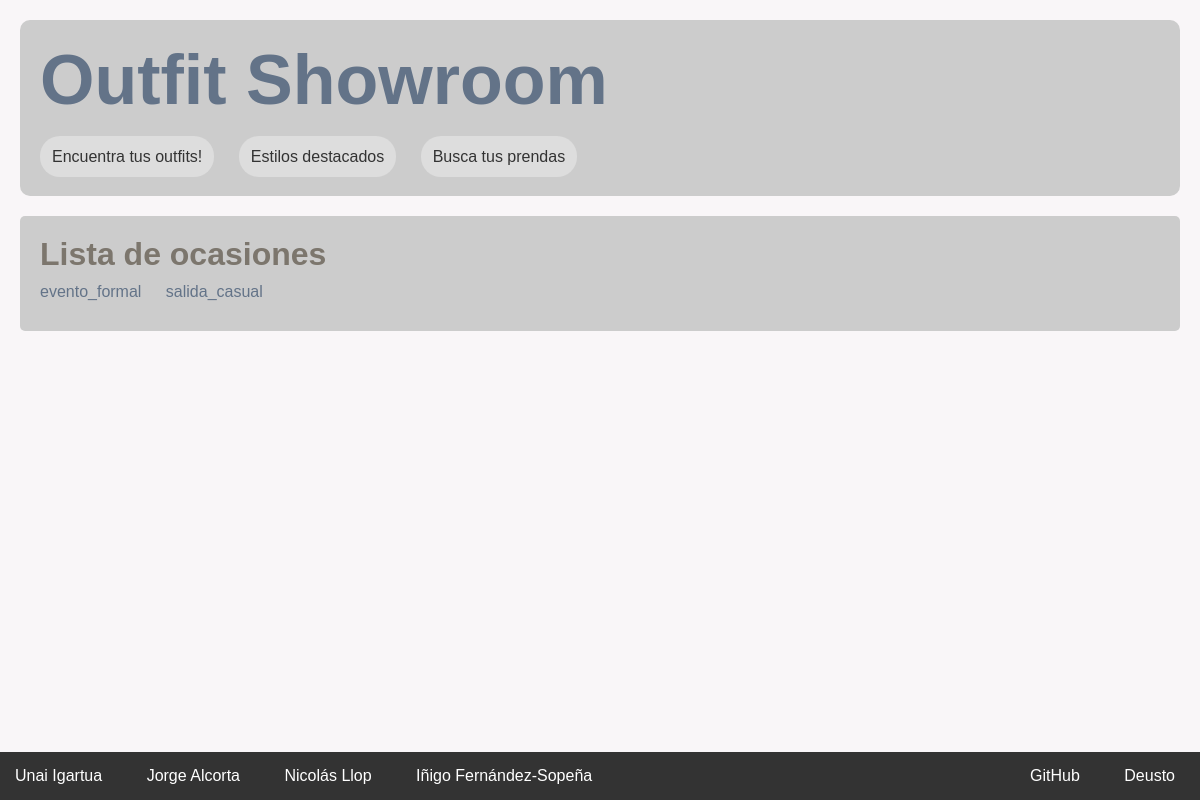
The app's page /appOutfitShowroom/ocasiones, older data.
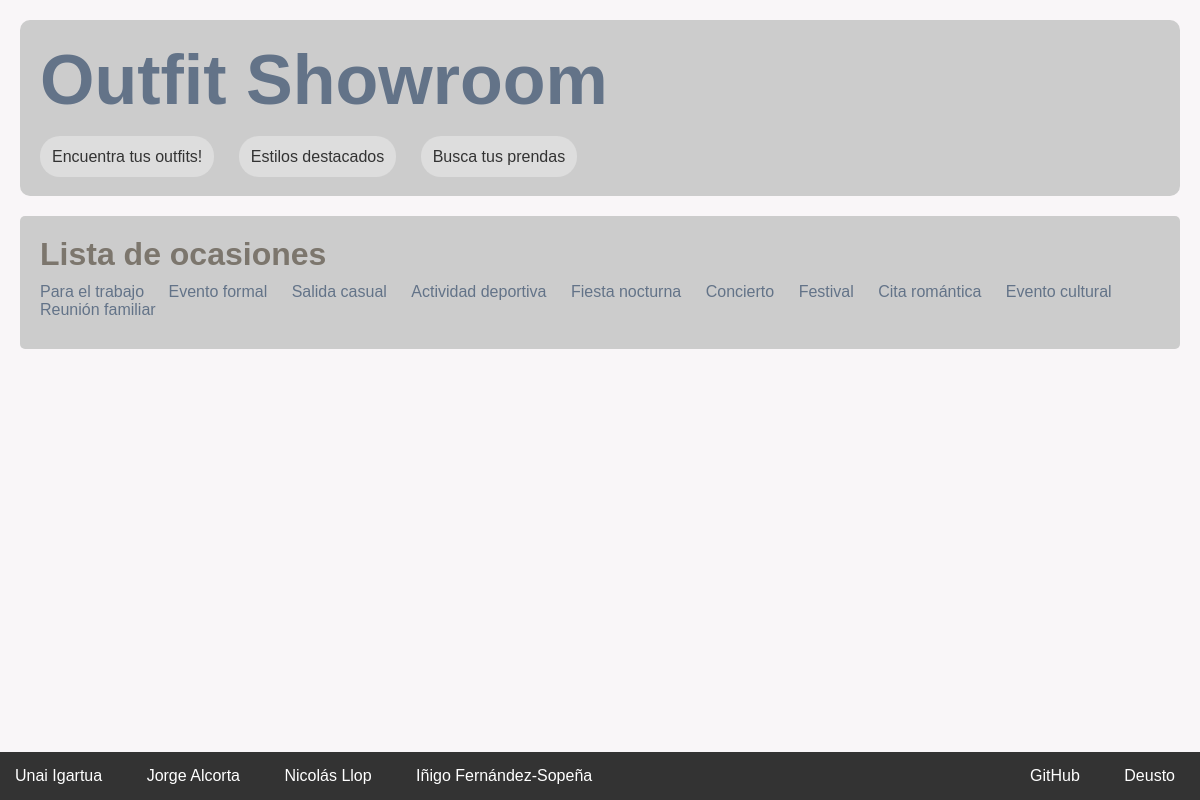
The same page, newer data.
### appOutfitShowroom/models.py (models this page shows, shortened)
class Ocasion(models.Model):
    nombre = models.CharField(max_length=50)

### appOutfitShowroom/views.py (the view)
# urls.py: path('ocasiones', views.lista_ocasiones, name='lista_ocasiones'),
def lista_ocasiones(request):
	ocasiones = Ocasion.objects.all()
	context = {'titulo_pagina': "Ocasiones", 'ocasiones': ocasiones}
	return render(request, 'ocasiones.html', context)

### appOutfitShowroom/templates/ocasiones.html
{% extends "base.html" %}
{% load static %}
{% block contenido %}
<h2>Lista de ocasiones</h2>
{% if ocasiones %}
	<ul>
	{% for o in ocasiones %}
		<li>
		    <a href="/appOutfitShowroom/ocasion/{{ o.id }}">{{ o.nombre}}</a>
		</li>
	{% endfor %}
	</ul>
{% else %}
<p>No hay ocasiones creadas.</p>
{% endif %}
{% endblock %}

Row changes from the older to the newer data that the page shows:
changed Ocasion: nombre "evento_formal" → "Para el trabajo"
changed Ocasion: nombre "salida_casual" → "Evento formal"
added Ocasion: nombre "Salida casual"
added Ocasion: nombre "Actividad deportiva"
added Ocasion: nombre "Fiesta nocturna"
added Ocasion: nombre "Concierto"
added Ocasion: nombre "Festival"
added Ocasion: nombre "Cita romántica"
added Ocasion: nombre "Evento cultural"
added Ocasion: nombre "Reunión familiar"
